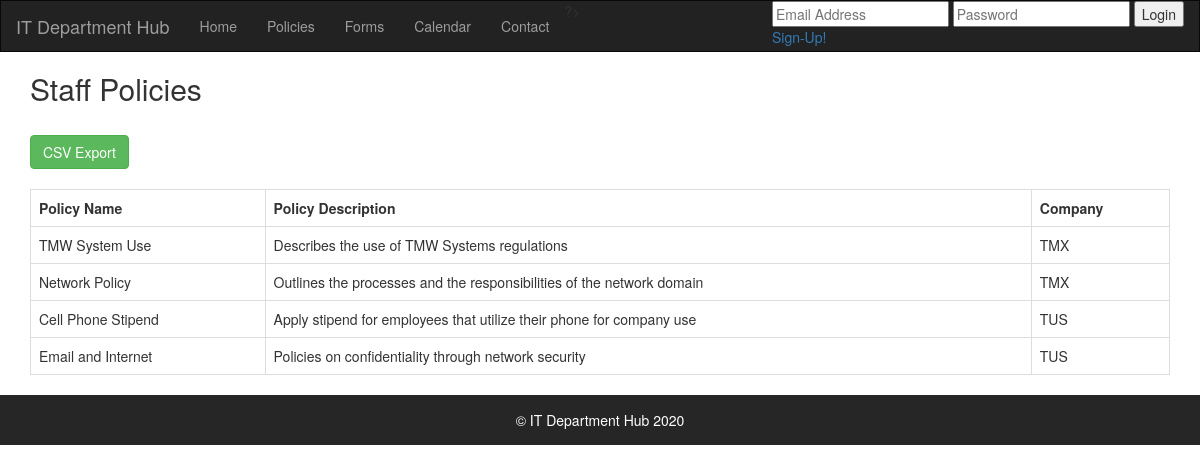
The app's page /policies.php with its own data.
### tables this page shows
CREATE TABLE IF NOT EXISTS `policies` (
  `id` int(11) NOT NULL AUTO_INCREMENT,
  `name` varchar(100) NOT NULL,
  `description` varchar(255) NOT NULL,
  `company` varchar(30) NOT NULL,
  PRIMARY KEY (`id`)
);

### policies.php (the view, shortened to what this page needs)
<?php
require 'includes/dbconnect.php';
$result = $conn->query("SELECT * FROM policies") or die($conn->error);
?>
<?php require 'header.php'; ?>
<div class="container">
    <div class="card mt-5">
        <div class="card-header">
            <h2>Staff Policies</h2><br>
        </div>
        <form method = "post" action="includes/export.php">
            <input type="submit" class = "btn btn-success" name="export" value="CSV Export" />
        </form>
        <br>
        <div class="card-body">
        <table class="table table-bordered">
            <tr>
                <th>Policy Name</th>
                <th>Policy Description</th>
                <th>Company</th>
            </tr>
            <?php while($row = $result->fetch_assoc()): ?>
            <tr>
                <td><?php echo $row['name']; ?></td>
                <td><?php echo $row['description']; ?></td>
                <td><?php echo $row['company']; ?></td>
            </tr>
            <?php endwhile; ?>
        </table>
        </div>
    </div>
</div>
<?php
    include('footer.php');
?>

### records on screen
policies: name "TMW System Use", description "Describes the use of TMW Systems regulations", company "TMX"
policies: name "Network Policy", description "Outlines the processes and the responsibilities of the network domain", company "TMX"
policies: name "Cell Phone Stipend", description "Apply stipend for employees that utilize their phone for company use", company "TUS"
policies: name "Email and Internet", description "Policies on confidentiality through network security", company "TUS"
